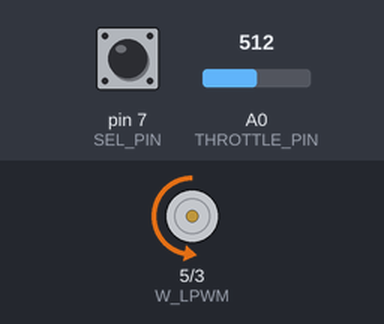
A sketch run on a simulated Arduino Uno, built with avr-gcc and run on an emulated ATmega328P. On the bench: motor-driver pin pairs drawn as motors (green arrow = first pin HIGH = forward, orange = second pin HIGH = backward, longer = more drive). The test bench sets the inputs (shaded band); at power-on: A0 (THROTTLE_PIN) = 512, pin 7 (SEL_PIN) HIGH.

Above: at 1.2 s.
1.3 s: A0 (THROTTLE_PIN) set to 716
At 1.7 s:
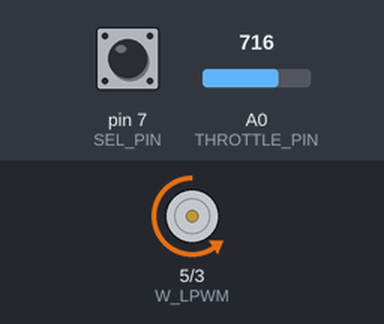
2.8 s: A0 (THROTTLE_PIN) set to 0
At 3.8 s:
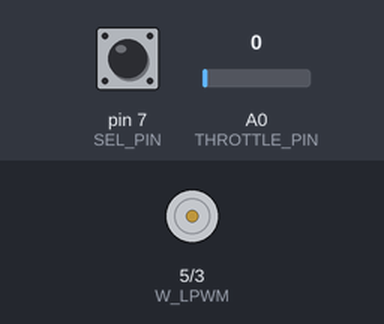
4.4 s: A0 (THROTTLE_PIN) set to 900
At 5.6 s:
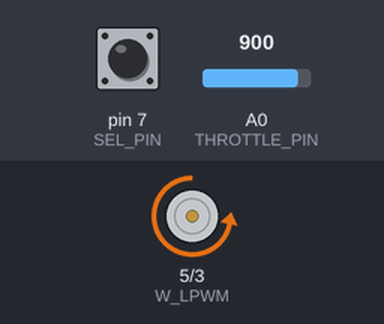
Timing chart, 0 to 7.4 s (numbered marks = the images above; inputs shaded):
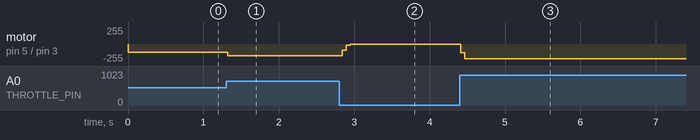

Measured:
- after the input at 1.3 s, motor on pin 5 (W_LPWM) / pin 3 (W_RPWM): backward 127/255 → backward 175/255 at once
- after the input at 2.8 s, motor on pin 5 (W_LPWM) / pin 3 (W_RPWM): backward 175/255 → stopped at once
- after the input at 4.4 s, motor on pin 5 (W_LPWM) / pin 3 (W_RPWM): stopped → backward 221/255 at once

The sketch:

electric-planter.ino
```cpp
/*
// Electric holland self-propelled planter
//
// BTS7960 ctrl Pin 3 (R_EN), 4 (L_EN), 7 (VCC) to Arduino 5V pin
// BTS7960 ctrl Pin 8 (GND) to Arduino GND
*/

#define DEBUG_EN 0 // set to 1 or 0
#define TICK_MS 50

const int NUM_READINGS = 10;

// Analog pins
#define THROTTLE_PIN  0

// Digital pins
#define SEL_PIN 7

// Wheel motor
#define W_RPWM  3 // BTS7960 M1 Pin 1 (RPWM)
#define W_LPWM  5 // BTS7960 M1 Pin 2 (LPWM)

// min and max PWM delta whitin a tick
#define MAX_PWM_CHANGE_PER_TICK_ACCEL 128
#define MAX_PWM_CHANGE_PER_TICK_DECCEL 80
#define MAX_PWM 255


#define THROTTLE_MIN_VAL 0 // analog value at idle
#define THROTTLE_MAX_VAL 1023 // analog value at max input


#define FORWARD 1
#define REVERSE -1


int g_lastThrottlePWM = 0;
int g_lastDirectionState = 0;

void printTx(String chars) {
  if (DEBUG_EN == 1) {
    Serial.println(chars);
  }
}

int smoothAcceleration(int targetPWM) {
    int scaledPWM = 0;

    // no change in PWM
    if (g_lastThrottlePWM == targetPWM) {
      return targetPWM;
    }

    int pwmDelta = targetPWM - g_lastThrottlePWM;

    if (pwmDelta > 0 && pwmDelta > MAX_PWM_CHANGE_PER_TICK_ACCEL) {
      // acceleration too fast
      printTx("Slowing down acceleration...");
      scaledPWM = g_lastThrottlePWM + MAX_PWM_CHANGE_PER_TICK_ACCEL;

    } else if (pwmDelta < 0 && abs(pwmDelta) > MAX_PWM_CHANGE_PER_TICK_DECCEL) {
      // deacceleration too fast
      printTx("Slowing down deacceleration...");
      scaledPWM = g_lastThrottlePWM - MAX_PWM_CHANGE_PER_TICK_DECCEL;

    } else {
      // pwm change is legit
      scaledPWM = targetPWM;
    }
    return scaledPWM;
}

int convertAnalogThrottleToPercent(int val) {
  if (val <= THROTTLE_MAX_VAL && val > THROTTLE_MIN_VAL) {
    return map(val, THROTTLE_MIN_VAL, THROTTLE_MAX_VAL, 0, 100);
  }
  return 0;
}

void readThrottleInputs(int &userThrottleAnalogVal, int &userDirectionState) {
  int userReverseDigitalVal = digitalRead(SEL_PIN);
  userThrottleAnalogVal = analogRead(THROTTLE_PIN);

  if (userReverseDigitalVal == LOW) {
    userDirectionState = FORWARD;
  } else if (userReverseDigitalVal == HIGH){
    userDirectionState = REVERSE;
  }

  printTx("throttle input from analog: " + String(userThrottleAnalogVal));
  printTx("direction input from user:" + String(userDirectionState));
}

int convertPercentToPWM(int percent) {
  int pwm = int(percent * MAX_PWM / 100);

  if (pwm > MAX_PWM) {
    printTx("FATAL ERROR: Wheel pwm exceeds max pwm set: " + String(pwm));
    pwm = 0;
  }

  printTx("Wheel pwm: " + String(pwm));

  return pwm;
}

boolean hasDirectionConflict(int userDirectionState) {
  // avoid switching from FORWARD to REVERSE when motors are moving
  return g_lastDirectionState != userDirectionState \
      && g_lastThrottlePWM != 0;
}

void saveCurrentThrottleInfos(int scaledPWM, int protectedDirectionState) {
  g_lastThrottlePWM = scaledPWM;
  g_lastDirectionState = protectedDirectionState;
}

void doThrottleUpdate(int targetPWM, int protectedDirectionState) {
  int scaledPWM = smoothAcceleration(targetPWM);

  // Write the PWM value to the respective pins
  if (protectedDirectionState == FORWARD) {
    analogWrite(W_LPWM, scaledPWM);
    analogWrite(W_RPWM, 0);
  } else if (protectedDirectionState == REVERSE) {
    analogWrite(W_LPWM, 0);
    analogWrite(W_RPWM, scaledPWM);
  }

  saveCurrentThrottleInfos(scaledPWM, protectedDirectionState);
}

int doDirectionConflictHandling(int userDirectionState) {
  if (hasDirectionConflict(userDirectionState)) {
    printTx("WARNING: refusing to change direction state. Motors not halted");
    return g_lastDirectionState;
  } else {
    return userDirectionState;
  }
}

void update() {
  int userThrottleAnalogVal = 0;
  int userDirectionState = 0;

  readThrottleInputs(userThrottleAnalogVal, userDirectionState);

  int throttlePercent = convertAnalogThrottleToPercent(userThrottleAnalogVal);

  doThrottleUpdate(convertPercentToPWM(throttlePercent),
                   doDirectionConflictHandling(userDirectionState));

}

void setup() {
  Serial.begin(9600);

  pinMode(W_RPWM, OUTPUT);
  analogWrite(W_RPWM, 0);

  pinMode(W_LPWM, OUTPUT);
  analogWrite(W_LPWM, 0);


  // pinMode(SEL_PIN, INPUT_PULLUP);
  pinMode(THROTTLE_PIN, INPUT);

  g_lastDirectionState = FORWARD;
  g_lastThrottlePWM = 0;
}

void loop() {

  update();

  delay(TICK_MS);
}
```
